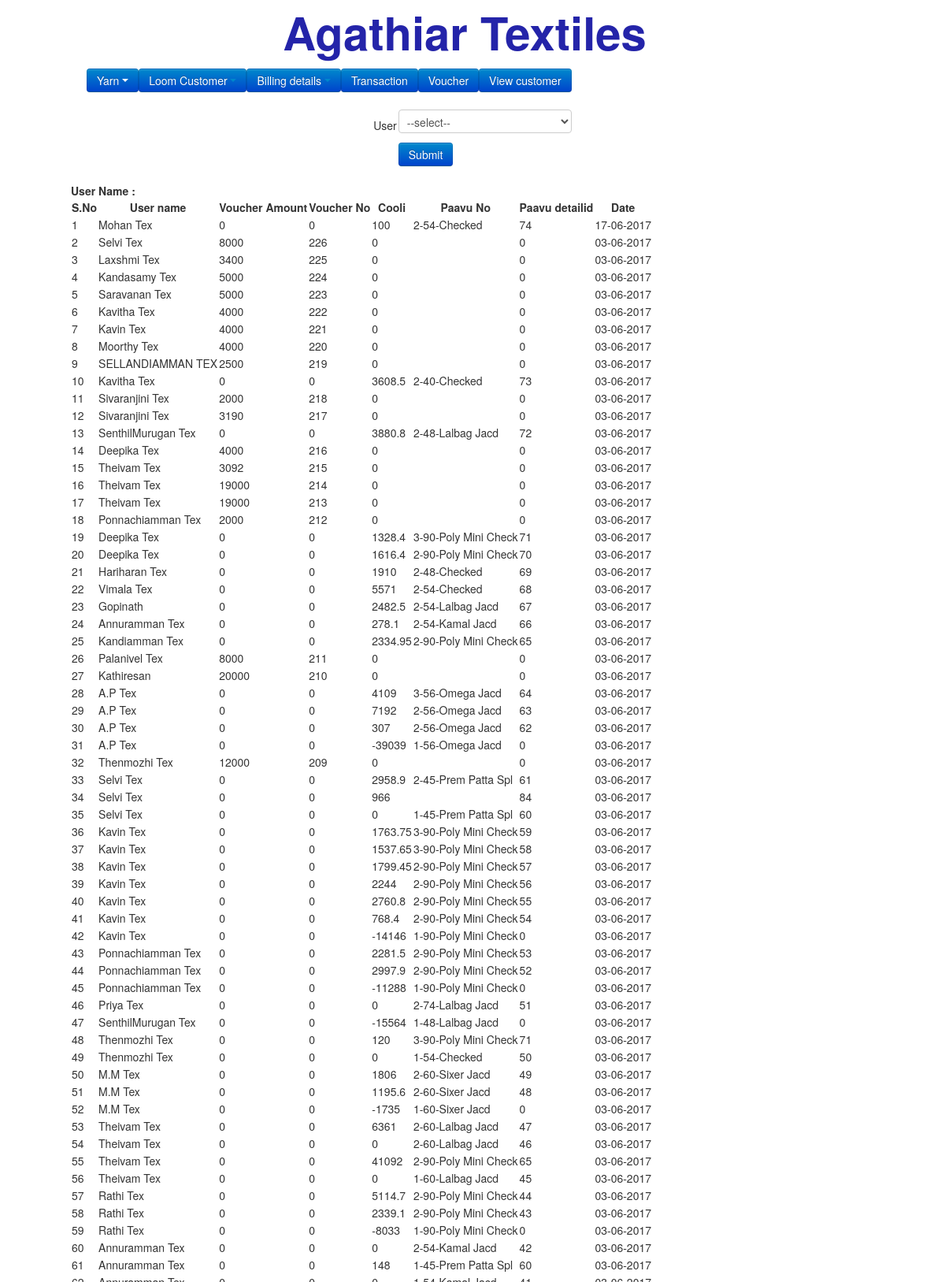
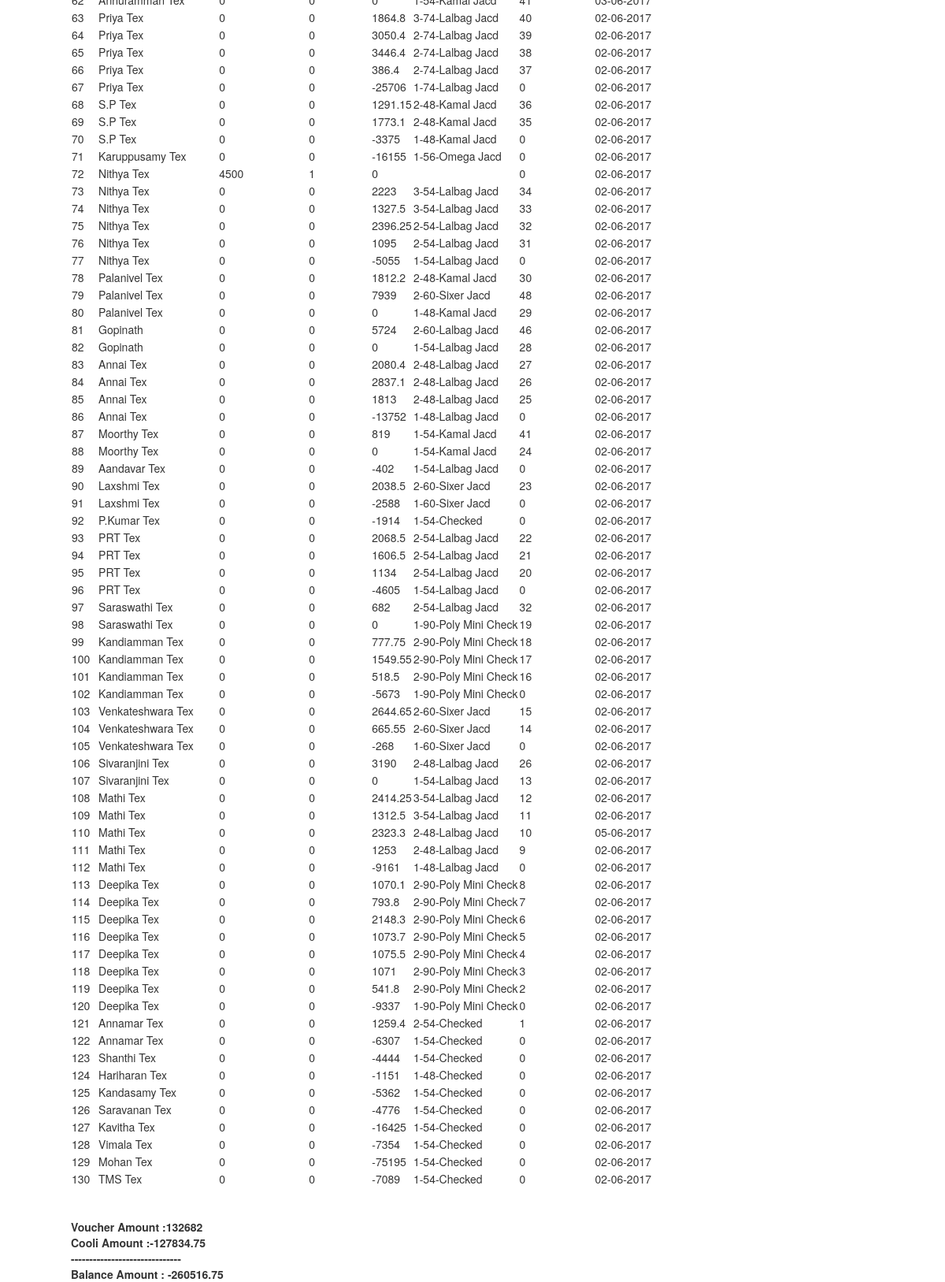
Before: /transaction.php with the older database file (2 pictures, top to bottom).
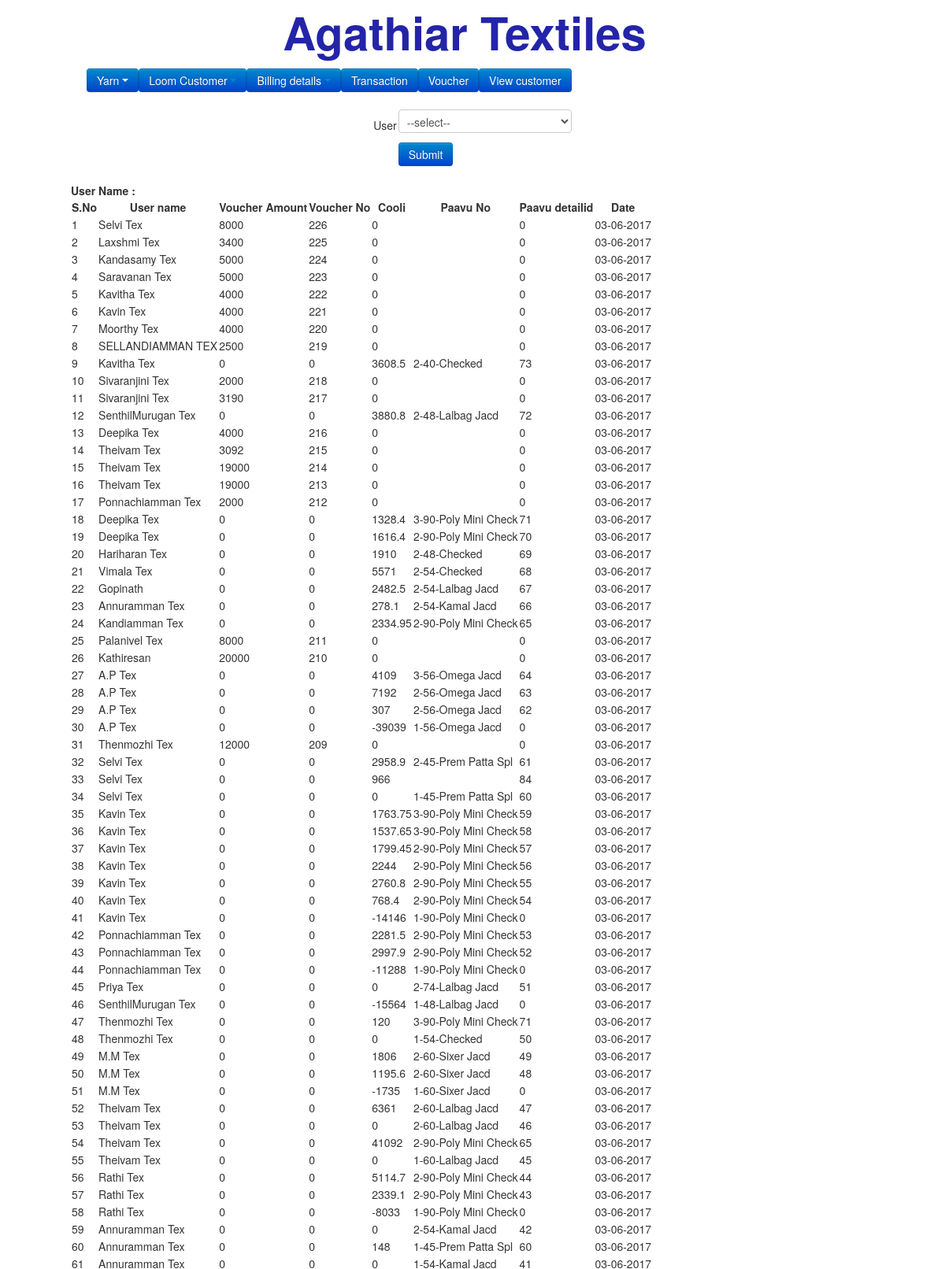
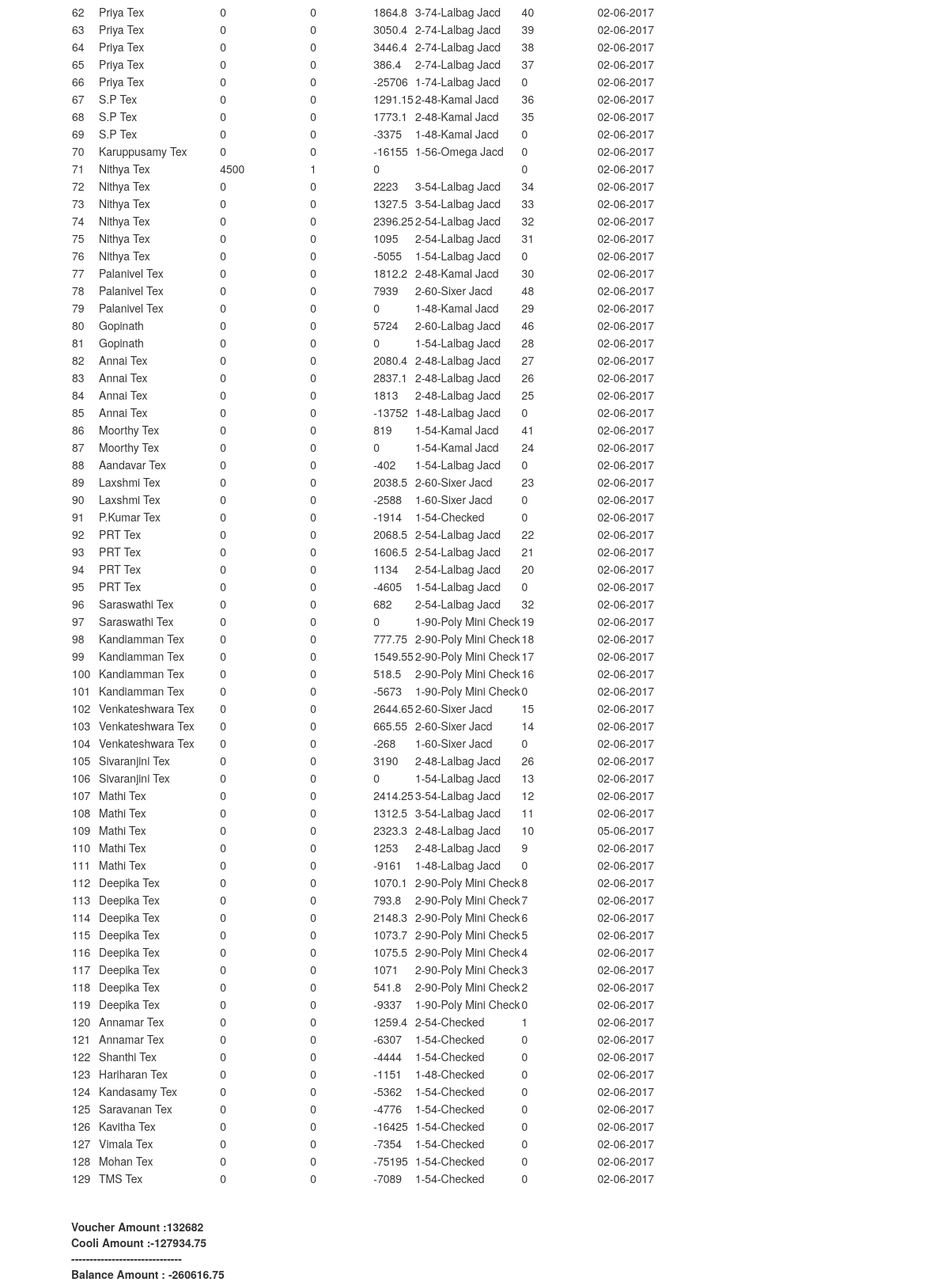
After: the same page with the newer database file (2 pictures, top to bottom).
### tables this page shows
CREATE TABLE `transactions` (
  `id` int(11) NOT NULL,
  `userid` int(11) NOT NULL,
  `paavudetailid` int(11) NOT NULL,
  `paavuid` int(20) NOT NULL,
  `amount` double NOT NULL,
  `paavu_amount` double NOT NULL,
  `type` varchar(50) NOT NULL,
  `voucherid` int(50) NOT NULL,
  `date` varchar(50) NOT NULL
);

CREATE TABLE `users` (
  `id` int(50) NOT NULL,
  `name` varchar(50) NOT NULL,
  `emailid` varchar(50) NOT NULL,
  `mobileno` varchar(50) NOT NULL,
  `address` varchar(150) NOT NULL,
  `date` varchar(50) NOT NULL
);

CREATE TABLE `paavus` (
  `id` int(50) NOT NULL,
  `paavuno` int(20) NOT NULL,
  `name` varchar(50) NOT NULL,
  `userid` int(50) NOT NULL,
  `price` double NOT NULL,
  `date` timestamp NOT NULL DEFAULT CURRENT_TIMESTAMP,
  `color` varchar(50) NOT NULL,
  `status` int(10) NOT NULL,
  `statusupdate` varchar(50) NOT NULL,
  `carry_paavuid` int(20) NOT NULL,
  `closeamount` double NOT NULL
);

CREATE TABLE `designs` (
  `id` int(11) NOT NULL,
  `name` varchar(50) NOT NULL,
  `date` varchar(100) NOT NULL
);

### transaction.php (the view, shortened to what this page needs)
<?php
include('template/header.php');
$printno = getSqlData("select max(voucherid) as vocuherid from transactions;");
$prtno = $printno[0]["vocuherid"]+1;
if($_POST && isset($_POST['amount'])){
	$data["userid"] = $_POST['userid'];
	$data["amount"] = $_POST['amount'];
	$data["voucherid"] = $prtno;
	$data["date"] = time();
	insertData("transactions", $data);
	$userid = $_POST['userid'];
	echo "Amount added successfully";
}else if($_POST && $_POST['userid']){
	$userid = $_POST['userid'];
} else {
	$userid = '';
}
?>
<html>
<body>
<center>
<form  action="transaction.php" method="post" >
<table>
<tr><td>User</td><td><select name="userid">
<option value="">--select--</option>
</select></td></tr>
<tr><td></td><td>
<input type="submit" id="submit" value="Submit" class="btn btn-primary"></td></tr>
</table>
</form>
</center>
<div>
<strong>User Name : <?php echo getDataByName('users', $userid, 'name'); ?></strong>
</div>
<table id="example" border="0">
<thead>
<tr>
<th>S.No</th>
<th>User name</th>
<th>Voucher Amount</th>
<th>Voucher No</th>
<th>Cooli</th>
<th>Paavu No</th>
<th>Paavu detailid</th>
<th>Date </th>
</tr>
</thead>
<tbody>
<?php
$select=mysql_query("SELECT * FROM `transactions` order by id desc");
$sno = 1;
$total = 0;
$paavuamnount = 0;
while($fetch = mysql_fetch_assoc($select)) {
if($fetch["paavuid"] == 0){
	$paavuid = getSingleData("returnpavudetails", $fetch["paavudetailid"]);
	$paavuid = empty($paavuid)?0:$paavuid[0]['paavuid'];
} else {
	$paavuid = $fetch["paavuid"];
}
$paavus = getSingleData('paavus',$paavuid);
if(!empty($paavus)){
	$paavuno = $paavus[0]['paavuno'].'-'.getDataByName('designs', $paavus[0]['name'], 'name');
}else{
	$paavuno = '';
}
echo "<tr><td>{$sno}</td><td>".getDataByName('users', $fetch["userid"], 'name')."</td><td>".$fetch["amount"]."</td><td>".$fetch["voucherid"]."</td><td>".$fetch["paavu_amount"]."</td><td>".$paavuno."</td><td>".$fetch["paavudetailid"]."</td><td>".date('d-m-Y',$fetch["date"])."</td></tr>";
$total += $fetch["amount"];
$paavuamnount += $fetch["paavu_amount"];
$sno++;
}
?>
</tbody>
</table>
<br/>
<br/>
<strong>
Voucher Amount :<?php echo $total; ?><br/>
Cooli Amount :<?php echo $paavuamnount; ?><br/>
------------------------------<br/>
Balance Amount : <?php echo  (float)$paavuamnount - (float)$total; ?>
</strong>
</body>
</html>

Changed rows visible on the page:
removed transactions: userid.name "Mohan Tex", amount "0", voucherid "0", paavu_amount "100", paavus.paavuno+name "2-54-Checked", paavudetailid "74", date "17-06-2017"
Other visible differences:
$paavuamnount: "-127834.75" → "-127934.75"
text no longer shown: "-260516.75"
text now shown: "-260616.75"
